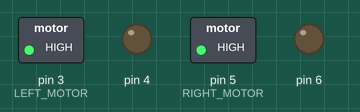
A sketch run on a simulated Arduino Uno, built with avr-gcc and run on an emulated ATmega328P. On the bench: switched loads named in the sketch (green lamp = pin HIGH), output pins drawn as LEDs (lit = HIGH).

Above: at 0.1 s.
At 2.1 s:
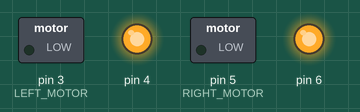
At 4.1 s:
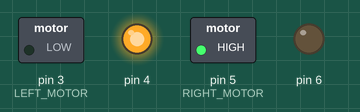
At 6.1 s:
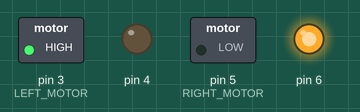
At 8.1 s:
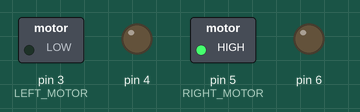
At 12.1 s:
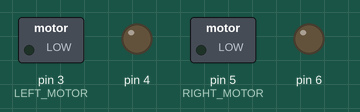
Timing chart, 0 to 13.6 s (numbered marks = the images above):
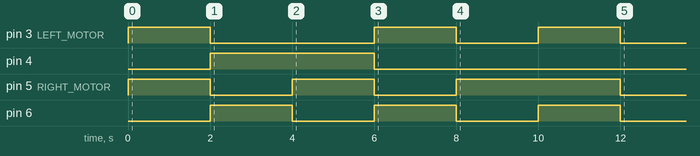

The sketch:

time_control_robot_-_square.ino
```cpp
void setup()
{
pinMode(3,OUTPUT);     //LEFT MOTOR
 pinMode(4,OUTPUT);
 pinMode(5,OUTPUT);     //RIGHT MOTOR
 pinMode(6,OUTPUT);
 //FORWARD
  digitalWrite(3,HIGH);
  digitalWrite(4,LOW);
  digitalWrite(5,HIGH);
  digitalWrite(6,LOW);
  delay(2000);
  //BAcKWARD
  digitalWrite(3,LOW);
  digitalWrite(4,HIGH);
  digitalWrite(5,LOW);
  digitalWrite(6,HIGH);
  delay(2000);
  //AXIAL LEFT
  digitalWrite(3,LOW);
  digitalWrite(4,HIGH);
  digitalWrite(5,HIGH);
  digitalWrite(6,LOW);
  delay(2000);
  //AXIAL RIGHT
  digitalWrite(3,HIGH);
  digitalWrite(4,LOW);
  digitalWrite(5,LOW);
  digitalWrite(6,HIGH);
  delay(2000);
  //RADIAL LEFT
  digitalWrite(3,LOW);
  digitalWrite(4,LOW);
  digitalWrite(5,HIGH);
  digitalWrite(6,LOW);
  delay(2000);
  //RADIAL RIGHT
  digitalWrite(3,HIGH);
  digitalWrite(4,LOW);
  digitalWrite(5,HIGH);
  digitalWrite(6,HIGH);
  delay(2000);
  //STOP
  digitalWrite(3,LOW);
  digitalWrite(4,LOW);
  digitalWrite(5,LOW);
  digitalWrite(6,LOW);
  delay(5000);
}

void loop()
{

}
```
